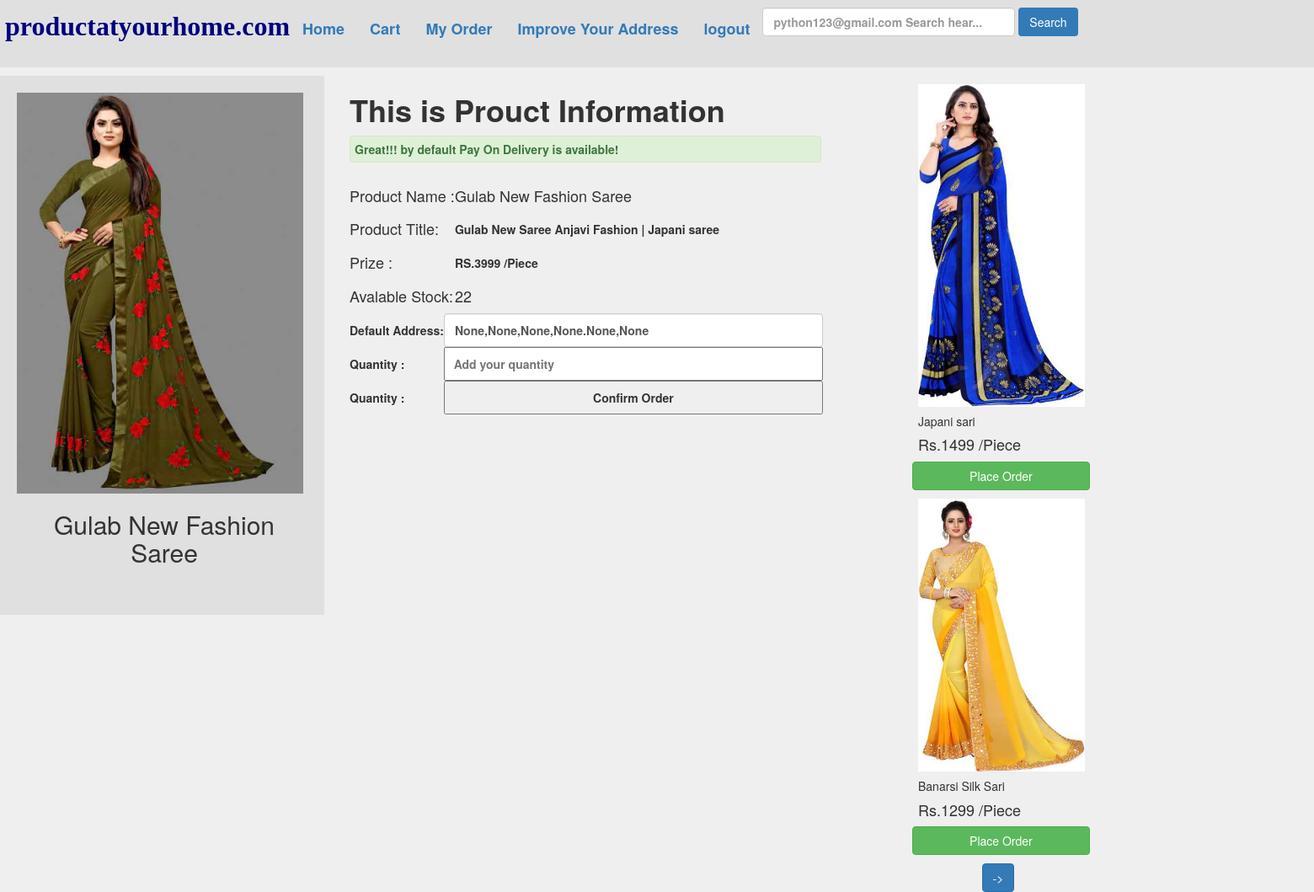
Screenshot of /order/29/ (signed in) with the database file from the repository.
### abstractapp/models.py (models this page shows, shortened)
class User(AbstractBaseUser,PermissionsMixin):
    name=models.CharField(max_length=100)
    email=models.EmailField(_('email address'),unique=True)
    phone=models.CharField(max_length=10)
    status=models.BooleanField(default=True)
    is_staff=models.BooleanField(default=False)
    is_active =models.BooleanField(default=True)
    cuntry = models.CharField(max_length=20, null=True, blank=True)
    state=models.CharField(default= None,max_length=20,null=True, blank=True)
    city=models.CharField(max_length=20,default=None,null=True, blank=True)
    landmark = models.CharField(max_length=30, null=True, default=None, blank=True)
    road = models.CharField(max_length=50, null=True, default=None, blank=True)
    place=models.CharField(max_length=50, blank=True,null=True,default=None)
    pin=models.IntegerField(max_length=6,null=True,default=None, blank=True)
    USERNAME_FIELD = 'email'
    REQUIRED_FIELDS = ['name','phone']
    objects=CustomerUserManager()

class Product(models.Model):
    pname=models.CharField(max_length=250)
    ptitle=models.TextField(max_length=300)
    cat=models.CharField(choices=CAT_CHOISES,max_length=20)
    quantity_type=models.CharField(choices=CAT_TYPE_CHOISES,max_length=20)
    prize=models.BigIntegerField(max_length=5)
    offer=models.IntegerField(max_length=3)
    image=models.ImageField(upload_to="images",max_length=500)
    total=models.IntegerField(max_length=5)
    aval=models.IntegerField(max_length=5)

### abstractapp/views.py (the view, shortened to what this page needs)
# urls.py: path('order/<int:pid>/', views.order),
def order(request, pid):
    if request.user.is_authenticated:
        user_data = User.objects.filter(email=request.user)
        data = Product.objects.filter(id=pid)
        cat_data = Product.objects.filter(cat=data[0].cat)
        cat_data=Paginator(cat_data,2)
        page_number=request.GET.get('page')
        page_obj=cat_data.get_page(page_number)
        print(request.POST.get('update'))
        return render(request, 'all_order.html', {'data': data,"user_data":user_data,'page_obj':page_obj})
    else:
        return HttpResponse(
                    f'''<center style="color:red"><h1>You'r not authinticated..<br><h4><a href="/login">Login First!''')

### templates/all_order.html (shortened to what this page needs)
<!DOCTYPE html>
<html lang="en">
<head>
    {% extends "base.html" %}
    {% load cart %}
{% block body %}
{% for i in data %}
<div class="row" style="margin-top:10px;">
    <div class="col-sm-2" style="background:#1111;height:640px;width:400px;">
        <div style="margin-left:20px;margin-top:20px;">
            <img src="/media/{{i.image}}" alt="" height=auto width="340px">
            <center><h2><thead>{{i.pname}}</thead></h2>
        </div>
    </div>
    <div class="col-sm-3 mx-3" style="background:light ;height:280px;width:650px">
        <div class="container">
            <lable><h1><b>This is Prouct Information</b></h1></lable>
            <div class="alert alert-success" style="width:560px;padding:5px"><strong>Great!!! by default Pay On Delivery is available!</strong></div>
            <table>
                <tr>
                    <td>
                        <h4>Product Name :</h4>
                    </td>
                    <th>
                        <h4>{{i.pname}}</h4>
                    </th>
                </tr>
                 <tr>
                    <td>
                        <h4>Product Title:</h4>
                    </td>
                    <th style="margin-left:10px">
                        {{i.ptitle}}
                    </th>
                </tr>
                 <tr>
                    <td>
                        <h4>Prize :</h4>
                    </td>
                    <th>
                        RS.{{i.prize}} {{i.quantity_type}}
                    </th>
                </tr>
                 <tr>
                    <td>
                        <h4>Avalable Stock:</h4>
                    </td>
                    <th>
                        <h4>{{i.aval}}</h4>
                    </th>
                 </tr>
        </div>
        {% endfor %}
        <form action="" method="post">
            {% for i in user_data %}
         <table>
                <tr>
                    <th>
                        Default Address:
                    </th>
                    <td>
                        <input type="text" style="height:40px;width:450px" name="order_add" class="form-control" value="{{i.place}},{{i.road}},{{i.city}},{{i.state}}.{{i.cuntry}},{{i.pin}}">
                    </td>
                </tr>
                <tr>
                <th>
                    Quantity :
                </th>
                <td>
                    <input name="quantity" style="height:40px;width:450px" type="number" placeholder="  Add your quantity">
                </td>
                </tr>
                <tr>
                <th>
                    Quantity :
                </th>
                <td>
                    <input style="height:40px;width:450px" type="submit" name="confirm" value="Confirm Order" placeholder="">
                </td>
                </tr>
            </table>
        </form>
    </div>
{% endfor %}
</div>
<div class="col-sm-2 mx-3" style="background:re;height:640px;width:300px">
    {% for i in page_obj %}
    <div class="card mt-4 mx-5 shadow col d-flex justify-content-center" style="width:200px;hight:20px;margin-top:10px;margin-left:40px">
                <img src="/media/{{i.image}}" alt="Love" width="198px" height=auto>
                <div class="cord-body mb-8">
                    <p class="card-text"><h5>{{i.pname}}</h5></p>
                    <h4 class="card-title">Rs.{{i.prize}} {{i.quantity_type}}</h4>
                    <div class="card-footer row no-gutters p-0">
                     <a href="/order/{{i.id}}" style="margin-left:8px"class="btn btn-success border col-sm-11 mx-3 md-4">Place Order</a>
                     </div>
                </div>
            </div>
        {% endfor %}
    <center>
        {% if page_obj.has_next %}
         <a href="?page={{page_obj.next_page_number}}" class="btn btn-primary" style="margin-top:10px">-></a>
        {% endif %}
    </div>
{% endblock %}

### templates/base.html (shortened to what this page needs)
<!DOCTYPE html>
<html lang="en">
<head>
  <link rel="stylesheet" href="https://maxcdn.bootstrapcdn.com/bootstrap/3.4.1/css/bootstrap.min.css">
</head>
<body style="background:#1111">
<div class="row" style="background:#1111">
    <b><nav class="navbar navbar-dark">
        <ul class="nav navbar-nav" style="margin-left:20px;font-size:large;">
            <li><div style=color:red;font-size:xx-large;font-family:mospace;color:navy;"><b>productatyourhome.com</b></div></li>
            <li><a href="/home">Home</a></li>
            <li><a href="/cart">Cart</a></li>
            <li><a href="/myorder">My Order</a></li>
            <li><a href="" type="button" data-toggle="modal" data-target="#myModal">Improve Your Address</a href=""></li>
            <li><a href="/logout">logout</a></li>
        </ul>
        <span>
                <form class="form-inline" style="margin-top:8px">
                <input class="form-control" type="search" placeholder="{{request.user}} Search hear..." aria-label="Search" style="width:300px">
                <button class="btn btn-outline-success my-2 my-sm-0 bg-primary" type="submit">Search</button>
            </form></span>
    </nav>
</div>
{% block body %}
{% endblock %}
</body>
</html>

### rows the page displays
User: user "python123@gmail.com Search hear...", order_add "None,None,None,None.None,None"
Product: image (picture), pname "Gulab New Fashion Saree", ptitle "Gulab New Saree Anjavi Fashion | Japani saree", prize "3999", quantity_type "/Piece", aval "22"
Product: image (picture), pname "Japani sari", prize "1499", quantity_type "/Piece"
Product: image (picture), pname "Banarsi Silk Sari", prize "1299", quantity_type "/Piece"
